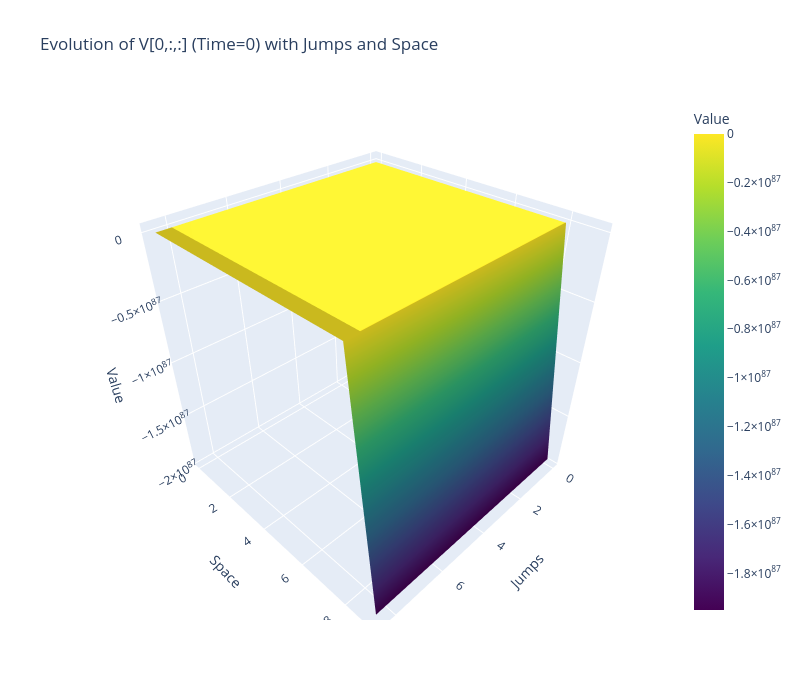

The notebook cell this image was saved under:
### Code cell
# Extract the time slice for t=0 (first time step)
V_slice = V_matrix[0, :, :]  # This is of shape (jumps, space)

# Create meshgrid for jumps and space (corresponding to x and y axes)
jumps, space = np.meshgrid(np.arange(V_slice.shape[0]), np.arange(V_slice.shape[1]))

# Create 3D surface plot
fig = go.Figure(data=[go.Surface(
    z=V_slice,  # The values at t=0
    x=jumps,    # Corresponds to jumps (x-axis)
    y=space,    # Corresponds to space (y-axis)
    colorscale='Viridis',  # You can choose any color scale
    colorbar=dict(title="Value")  # Colorbar showing the values
)])

# Set plot titles and labels
fig.update_layout(
    title="Evolution of V[0,:,:] (Time=0) with Jumps and Space",
    scene=dict(
        xaxis_title='Jumps',
        yaxis_title='Space',
        zaxis_title='Value'
    ),
    width=800,
    height=700
    )

# Show the plot
fig.show()

### Figure 1 — Plotly figure (JSON) as saved in the notebook; plotly's stock layout.template omitted (floating-point values rounded to 4 significant figures; data arrays with more than 128 entries replaced by an {"elided": "..."} marker saying what was removed)
{"data": [{"colorbar": {"title": {"text": "Value"}}, "colorscale": [[0, "#440154"], [0.1111, "#482878"], [0.2222, "#3e4989"], [0.3333, "#31688e"], [0.4444, "#26828e"], [0.5556, "#1f9e89"], [0.6667, "#35b779"], [0.7778, "#6ece58"], [0.8889, "#b5de2b"], [1, "#fde725"]], "type": "surface", "x": {"elided": "101x10 int values"}, "y": {"elided": "101x10 int values"}, "z": {"elided": "10x101 float values"}}], "layout": {"height": 700, "scene": {"xaxis": {"title": {"text": "Jumps"}}, "yaxis": {"title": {"text": "Space"}}, "zaxis": {"title": {"text": "Value"}}}, "title": {"text": "Evolution of V[0,:,:] (Time=0) with Jumps and Space"}, "width": 800}}
